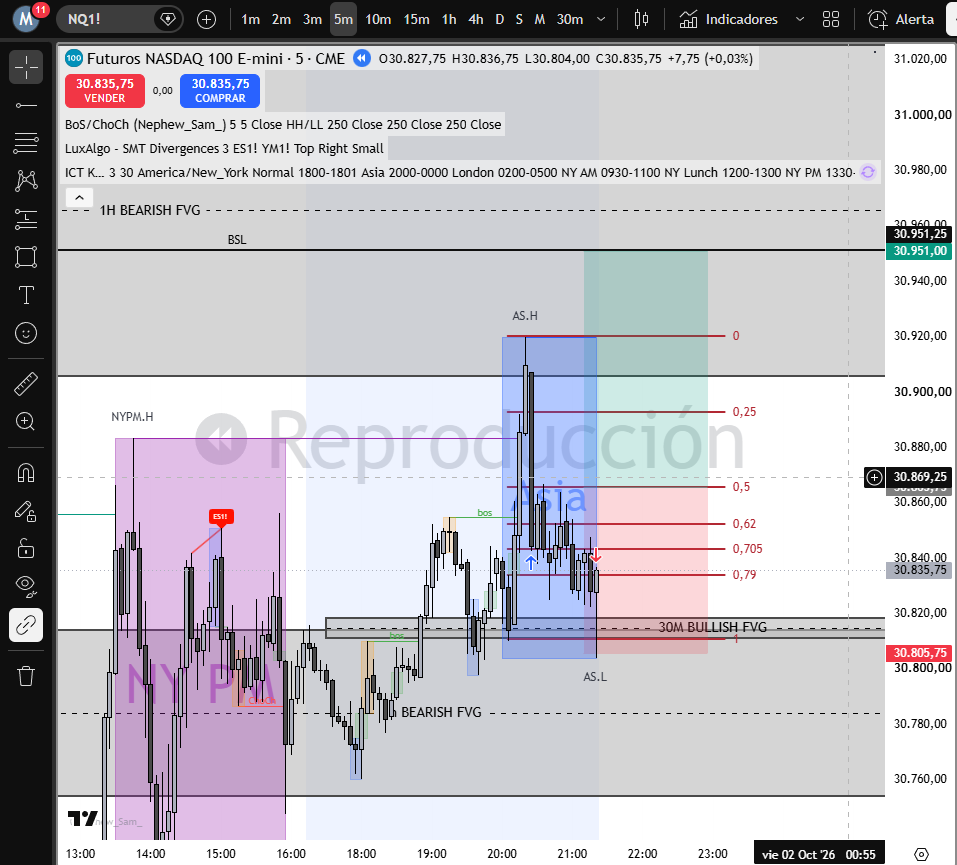
#> input picture docs/capturas_prueba/nq_5m_oct.png, 957 x 865 px, found by its file name
$ python colores_velas.py --imagen docs/capturas_prueba/nq_5m_oct.png
#> lines starting #> are read from the running program, lines starting #| are printed output that depends on the picture; after the words box and inside, x2 and y2 are one past the last pixel; in counts of white or black regions, pixels touching at a corner belong together
### tools/recorta_grafico.py
# -*- coding: utf-8 -*-
"""¿Por dónde hay que recortar una captura, sin preguntarle nada al cliente?

    python3 tools/recorta_grafico.py --imagen docs/capturas_prueba/mnq_5m.png

🔴 NO TOCA EL ANALIZADOR. Vive en tools/, no lo importa la app.

═══ QUÉ RESUELVE ═══
La regla de las 8 milésimas (ver CLAUDE.md): Gemini solo separa una vela de su
vecina si esa vela ocupa **más de ~8 milésimas del ancho de lo que le mandas**,
o sea si en la imagen caben menos de ~125 velas. La captura del dueño traía 255
y cada caja se comía dos o tres.

El arreglo NO es pedirle al cliente que acerque el gráfico — es **recortar
nosotros**. Pero para recortar hay que saber dos cosas que nadie nos dice: dónde
está el panel de velas y cuánto mide una vela. Las dos salen de la imagen.

🔑 **LA SEÑAL SON LOS BORDES VERTICALES, NO LA TINTA.** Contar "píxeles que no
son fondo" por columna no sirve en un gráfico entero: el fondo cambia también a
lo ANCHO (bandas de killzone, cajas de fib, sombreados), y la máscara sale
saturada — medido, daba 424 de 424 filas en todas las columnas. En cambio el
**cambio de color entre una columna y la siguiente** no depende de qué fondo
haya: el borde izquierdo y el derecho de cada cuerpo lo producen igual sobre
blanco, sobre negro o sobre un teal translúcido.

🔑 **EL PASO SE MIDE POR PERIODICIDAD, CON DESPLAZAMIENTOS FRACCIONARIOS.** Un
gráfico de velas es lo más regular que hay, así que se busca cada cuántas
columnas el perfil de bordes se parece a sí mismo. ⚠️ Y hay que permitir
**medios píxeles**: en la captura del MES el paso real es 5,5 y con lags enteros
el ganador salía 11 — el DOBLE, que habría hecho recortes con la mitad de velas
de las debidas. Por eso, tras encontrar el mejor, se prueba **la mitad**, y la
mitad de esa, mientras siga correlacionando casi igual de bien.

Medido sobre las tres capturas reales del dueño: 5,62 (real 5,5) · 8,25 (real 8)
· 10,50 (real 10,5).

🔑 **EL PANEL SE ENCUENTRA CON LA MISMA MEDIDA.** El eje de precios de la
derecha, la barra de herramientas y el eje de tiempo tienen bordes, pero **no
laten al paso de las velas**. Se recorre la imagen por ventanas y se conservan
las que sí. Nada de coordenadas fijas: cada cliente tiene su plataforma, su
resolución y sus barras.
"""
from __future__ import print_function

import argparse

import numpy as np
from PIL import Image

# Velas por recorte. Por debajo de ~125 el modelo las separa (regla de las 8
# milésimas); 80 deja margen porque el recorte no es exacto al píxel.
MAX_VELAS = 80
# Paso mínimo y máximo creíble entre velas, en píxeles.
PASO_MIN, PASO_MAX = 3.0, 40.0
# Cuánto tiene que cambiar el color entre dos columnas para contar como borde.
UMBRAL_BORDE = 60
# La mitad de un paso se acepta como paso verdadero si correlaciona al menos
# así de bien respecto del ganador. Con 0.80 se colaba un tercio espurio.
UMBRAL_MITAD = 0.85
# Cuánto tiene que hundirse la correlación ENTRE la mitad y el candidato para
# creer que son fundamental y armónica. Si no baja de esto, es una meseta.
UMBRAL_VALLE = 0.75
# Fuerza mínima del latido para dar una ventana por "panel de velas".
# ⚠️ Medido sobre las tres capturas: DENTRO del panel el latido baila entre 0,08
# y 0,58 (una ventana puede caer en un tramo lateral, con velas casi iguales, y
# hundirse); FUERA cae a 0,00 o negativo. Con 0,25 la cadena se partía y el
# panel salía a un tercio de su tamaño. El corte va bajo y se toleran huecos.
LATIDO_MIN = 0.10
# Fracción de la densidad máxima de bordes para que una ventana cuente como
# parte del panel de velas.
# ⚠️ Se eligió PASÁNDOSE, no quedándose corto. Medido en las cuatro capturas:
# con 0,25 el panel de la MNQ se cortaba y perdía ~56 velas reales; con 0,20 el
# de la del OTE se pasa 330 px hacia la zona vacía. Pasarse cuesta UNA llamada
# de más sobre un trozo sin velas, de la que el modelo devuelve poco o nada y
# que el juntado descarta solo. Quedarse corto pierde velas, y una vela que no
# está no se puede recuperar después.
DENSIDAD_MIN = 0.20
HUECOS = 1
VENTANA = 160
BANDA = 40


def perfil_bordes(a, y0=None, y1=None):
    """Cuántos cambios de color hay entre cada columna y la siguiente."""
    H = a.shape[0]
    if y0 is None:
        y0, y1 = int(H * 0.20), int(H * 0.90)
    z = a[y0:y1]
    return (np.abs(z[:, 1:] - z[:, :-1]).sum(2) > UMBRAL_BORDE).sum(0).astype(float)


# [17 lines left out: function _latido, not called in this run]


def _arranques(z, min_run):
    """Donde empieza cada trozo de vela en una franja horizontal.

    Una columna "tiene vela" si trae un trozo VERTICAL de al menos `min_run`
    pixeles distintos del fondo. Asi una punteada horizontal —un pixel suelto—
    no cuenta, que es lo que contamino tres medidas caseras el 13-sep.
    """
    pl = z.reshape(-1, 3)
    v, n = np.unique(pl[:, 0] * 65536 + pl[:, 1] * 256 + pl[:, 2],
                     return_counts=True)
    c = int(v[n.argmax()])
    fondo = np.array([c >> 16, (c >> 8) & 255, c & 255])
    tinta = np.abs(z - fondo).sum(2) > 60
    runs = np.zeros(tinta.shape[1], int)
    cur = np.zeros(tinta.shape[1], int)
    for fila in tinta:
        cur = np.where(fila, cur + 1, 0)
        runs = np.maximum(runs, cur)
    hay = runs >= min_run
    if hay.mean() > 0.95 or hay.mean() < 0.05:
        return None            # todo lleno o todo vacio: esa franja no sirve
    arr = np.array([i for i in range(len(hay))
                    if hay[i] and (i == 0 or not hay[i - 1])], float)
    return arr if len(arr) >= 6 else None


def _corte_bimodal(todas):
    """Donde separar "trozos de la misma vela" de "velas distintas".

    🔴 POR QUE HACE FALTA. Una vela HUECA —en las laminas del banco; las
    capturas del dueno son de velas rellenas con borde— deja TRES trozos de
    tinta: borde izquierdo, mecha del centro y borde derecho, porque el interior
    del cuerpo es fondo. Contando de trozo a trozo, el paso salia un TERCIO del
    real. Medido: de 27 laminas mal, las 27 tenian velas huecas.

    🔑 Dentro de una vela los trozos van MUY juntos y entre velas hay un salto
    mayor, asi que las distancias son bimodales. El corte se busca donde mas se
    separan los valores que DE VERDAD se repiten (los sueltos son ruido).

    ⛔ Se probo taparlo por pixeles —rellenar el hueco corto si sus columnas
    tenian algo de tinta— y el banco dijo que EMPEORA (53/80 -> 43/80): una
    punteada o la rejilla meten tinta en el hueco de ENTRE velas y las funde.
    Agrupar por distancias no mira la tinta, solo la geometria, y por eso no se
    deja enganar por lo que haya pintado de fondo.
    """
    vals, cnt = np.unique(todas, return_counts=True)
    usados = vals[cnt >= max(2, int(0.1 * cnt.max()))]
    if len(usados) < 2:
        return None
    saltos = np.diff(usados)
    k = int(saltos.argmax())
    return (usados[k] + usados[k + 1]) / 2.0 if saltos[k] >= 2 else None


def _junta(arr, corte):
    """Los trozos de una franja, agrupados en velas."""
    if corte is None:
        return arr
    g = [arr[0]]
    for i in range(1, len(arr)):
        if arr[i] - arr[i - 1] > corte:
            g.append(arr[i])
    return np.array(g, float)


def paso_por_huecos(a, x0, x1, y0=None, y1=None, min_run=3, franjas=9,
                    devuelve=False):
    """El paso entre velas, contando de una a la siguiente. Sin periodicidad.

    🔑 Es lo que hace una persona: ver donde empieza cada vela y medir hasta la
    siguiente. El metodo viejo (`paso_velas`) lo hacia por periodicidad y luego
    BAJABA A LA MITAD mientras el parecido aguantara, que en una senal de peine
    es la direccion equivocada: si las velas van cada 7, doblar sobre 3,5 encaja
    igual de bien. De ahi salia 3,25 donde el paso real era 8.

    🔴 SE JUNTAN TODAS LAS FRANJAS, NO SE ELIGE UNA. Antes ganaba la franja con
    la moda mas clara, y esa eleccion era el punto fragil de todo: en
    `mnq_5m_zoom` gano una con CATORCE manchas en 1574 px —distancias de 32, 57,
    184, 329— que no eran velas de ninguna clase, y el paso salio 10,69 en vez
    de 10,50. El numero no era impreciso: venia de otra cosa.
    🔑 Una franja sin velas da distancias cualesquiera, distintas en cada
    franja; el paso de verdad sale IGUAL en todas las que tocan velas. Asi que
    se echan todas a un mismo saco y gana lo que se repite. Sin elecciones que
    puedan salir mal.

    ⚠️ Va por franjas porque `panel()` devuelve la altura ENTERA a proposito
    (para no cortar velas), y con la barra de herramientas y el eje de tiempo
    dentro, "esta columna tiene vela" sale que si en el 100% de las columnas.
    """
    H = a.shape[0]
    if y0 is None:
        y0, y1 = 0, H - 1
    alto = y1 - y0 + 1
    crudos = []
    for k in range(franjas):
        for frac in (0.5, 0.3, 0.2):
            h = int(alto * frac)
            ini = y0 + int(k * (alto - h) / max(1, franjas - 1))
            arr = _arranques(a[ini:ini + h, x0:x1 + 1], min_run)
            if arr is not None:
                crudos.append(arr)
    if not crudos:
        return (None, 0.0, None) if devuelve else (None, 0.0)

    def saco(lista):
        d = []
        for arr in lista:
            x = np.diff(arr)
            x = x[(x >= 2) & (x <= 60)]
            if len(x):
                d.append(x)
        return np.concatenate(d) if d else None

    todas = saco(crudos)
    if todas is None or len(todas) < 5:
        return (None, 0.0, None) if devuelve else (None, 0.0)
    # 🔴 EL CORTE SE CALCULA FRANJA POR FRANJA, Y LA MODA SOBRE EL SACO COMUN.
    #    Las dos cosas por separado y en ese orden. Calcular el corte sobre el
    #    saco junto lo rompe: cada franja tiene su propio ruido, y el salto mas
    #    grande del histograma mezclado cae en cualquier sitio — salieron pasos
    #    de 45, 29 y 18 px donde los reales son 6,7, 5,5 y 7,4.
    #    Agrupar es una decision LOCAL (que trozos son de la misma vela, en esta
    #    franja); quedarse con lo que se repite es una decision GLOBAL.
    velas = []
    for arr in crudos:
        x = np.diff(arr)
        x = x[(x >= 2) & (x <= 60)]
        if len(x) < 5:
            continue
        g = _junta(arr, _corte_bimodal(x))
        if len(g) >= 6:
            velas.append(g)
    juntas = saco(velas) if velas else None
    if juntas is None or len(juntas) < 5:
        juntas, velas = todas, crudos
    vg, cg = np.unique(juntas, return_counts=True)
    m = float(vg[cg.argmax()])
    cerca = juntas[np.abs(juntas - m) <= 1]
    base = float(cerca.mean())
    conf = float(len(cerca)) / len(juntas)
    # 🔴 PARA AFINAR SE ELIGE LA FRANJA QUE MEJOR CONCUERDA CON EL PASO, no la
    #    que mas arranques tiene. Cogia `max(velas, key=len)` — o sea la mas
    #    POBLADA, que es la mas RUIDOSA: en `mnq_5m_zoom` daba 188 arranques con
    #    distancias de 3, 4, 5, 7 y 9 px sobre un paso real de 10,5. Eso no son
    #    velas, son trozos, y ajustar la recta sobre ellos devolvia 10,69.
    # 🔑 El paso ya lo decidio el saco comun; ahora solo hay que afinarlo sobre
    #    la franja que mas de acuerdo esta con el, que es la que de verdad ve
    #    velas enteras.
    def _acuerdo(g):
        x = np.diff(g)
        x = x[(x >= 2) & (x <= 60)]
        if len(x) < 5:
            return -1.0
        return float((np.abs(x - base) <= 1).mean())
    arr = max(velas, key=_acuerdo)
    fino = _afina_sobre(arr, base)
    if devuelve:
        return fino, conf, arr
    return fino, conf


def _afina_sobre(arr, base):
    """Ajusta `x = origen + k * paso` sobre los arranques de vela, por minimos
    cuadrados, para que el error NO se acumule a lo largo del panel.

    🔴 Hace falta porque la moda da un paso aproximado —10,68 donde el real es
    10,50— y ese 0,18 px parece inofensivo pero se ACUMULA: sobre 46 velas son
    8 px, casi una vela entera, y eso movia el BOS de x=886, el unico hecho de
    toda la cadena verificado contra una fuente independiente.

    ⚠️ Se descartan los arranques que no caen cerca de una ranura (dos velas
    pegadas que salieron como una sola racha), o el ajuste lo arrastran ellos.
    """
    if arr is None or len(arr) < 6 or not base or base < 2.5:
        return base
    paso = float(base)
    for _ in range(5):
        k = np.round((arr - arr[0]) / paso)
        cerca = np.abs(arr - (arr[0] + k * paso)) <= paso * 0.25
        if cerca.sum() < 5:
            break
        A = np.vstack([k[cerca], np.ones(int(cerca.sum()))]).T
        sol, *_ = np.linalg.lstsq(A, arr[cerca], rcond=None)
        if not (2.5 <= sol[0] <= 60):
            break
        paso = float(sol[0])
    return paso


# [85 lines left out: functions _elige, paso_velas, not called in this run]


def _racha(marcas, huecos):
    """La racha más larga de `True`, tolerando `huecos` falsos seguidos."""
    mejor = None
    i = 0
    n = len(marcas)
    while i < n:
        if not marcas[i]:
            i += 1
            continue
        j = i
        k = i
        fallos = 0
        while j < n:
            if marcas[j]:
                k = j
                fallos = 0
            else:
                fallos += 1
                if fallos > huecos:
                    break
            j += 1
        if mejor is None or k - i > mejor[1] - mejor[0]:
            mejor = (i, k)
        i = j + 1
    return mejor


def panel(ruta):
    """(x0, x1, y0, y1) del panel de velas, y el paso entre velas."""
    a = np.asarray(Image.open(ruta).convert('RGB')).astype(int)
    H, W, _ = a.shape
    perfil = perfil_bordes(a)
    # 🔴 EL PANEL SE ACOTA POR DENSIDAD DE BORDES, NO POR PERIODICIDAD.
    # Se probó con periodicidad y falla: una LÍNEA DISCONTINUA también es
    # periódica. En la captura del OTE, las ventanas de la zona vacía de la
    # derecha —solo cajas grises, fibs y punteadas— daban latidos de 0,48 y 0,68,
    # más altos que los de varias ventanas con velas de verdad, y el panel salió
    # en x 240-1440 cuando las velas están en 0-780.
    # 🔑 Lo que sí las separa es CUÁNTA tinta de borde hay: una vela es alta, así
    # que aporta decenas de cambios por columna; una raya aporta uno o dos.
    # Medido en esa captura: 8,6 a 38 donde hay velas, 0,7 a 4 donde no.
    paso_v = VENTANA // 2
    dens = [perfil[x:x + VENTANA].mean()
            for x in range(0, max(1, len(perfil) - VENTANA), paso_v)]
    tope = max(dens) if dens else 0.0
    marcas = [d >= DENSIDAD_MIN * tope for d in dens]
    tramo = _racha(marcas, HUECOS)
    if not tramo:
        return None
    x0 = tramo[0] * paso_v
    x1 = min(W, tramo[1] * paso_v + VENTANA)

    # 🔑 EL PASO SE MIDE AHORA, DENTRO DEL PANEL, Y NO ANTES. El orden importa
    # mas de lo que parece: el panel se acota por DENSIDAD de bordes, que no
    # necesita saber el paso, asi que no hay circularidad — y medir el paso
    # sobre la imagen entera metia el eje de precios y las barras dentro de la
    # cuenta, que es justo lo que impedia afinarlo (10,69 donde el real es
    # 10,50, y ese 0,19 acumulado sobre 46 velas mueve la rejilla casi una vela).
    # 🔴 `paso_por_huecos` cuenta de una vela a la siguiente; `paso_velas` lo
    # hacia por periodicidad y BAJABA A LA MITAD mientras el parecido aguantara,
    # que en una senal de peine es la direccion equivocada (si van cada 7,
    # doblar sobre 3,5 encaja igual de bien). Medido en el banco: 18 de 80
    # contra 54 de 80. El viejo se queda de reserva.
    paso = paso_por_huecos(a, int(x0), int(x1))[0]
    fuerza = 0.0
    if not paso:
        paso, fuerza = paso_velas(perfil[int(x0):int(x1) + 1])
    if not paso:
        return None

    # 🔴 EL ALTO NO SE RECORTA, A PROPÓSITO. Se probó detectarlo con la misma
    # medida de periodicidad por bandas horizontales, y en la captura zoomeada
    # devolvía y=240-640 sobre un panel que va de 200 a 800: **cortaba velas por
    # arriba y por abajo**, y una vela cortada se mide mal — que es justo el
    # fallo que llevamos días persiguiendo.
    # Y no hace falta: la regla de las 8 milésimas es sobre el ANCHO. Recortar
    # a lo alto no aporta nada y solo puede quitar información. La barra de
    # herramientas y el eje de tiempo se quedan dentro; medido sobre la captura
    # del MES, el modelo no encajonó ni un icono ni una etiqueta.
    y0, y1 = 0, H
    return {'x0': int(x0), 'x1': int(x1), 'y0': y0, 'y1': y1,
            'paso': round(paso, 2), 'fuerza': round(fuerza, 3),
            'velas': int((x1 - x0) / paso)}


# [25 lines left out: function tiras, not called in this run]


# [18 lines that do not run on import are left out]

### tools/colores_velas.py
# -*- coding: utf-8 -*-
"""DE QUÉ COLOR SON LAS VELAS DE ESTA CAPTURA. Se mide, no se opina.

    python3 tools/colores_velas.py --imagen docs/capturas_prueba/nq_5m_oct.png

🔴 POR QUÉ EXISTE, Y ES UNA REGLA DE CONDUCTA, NO UNA UTILIDAD.
El dueño ha tenido que corregirme **más de cinco veces, a lo largo de meses**,
la misma afirmación: *"mis velas NO son huecas"*. Cada vez la acepté, cada vez
la arreglé, y a las pocas semanas —con una captura nueva— volví a escribir que
eran huecas. Sus palabras: *"eres como un laberinto sin salida"*. Tiene razón:
el fallo no es de análisis, es de **método**. Yo miraba un corte de píxeles, veía
un interior más claro que el borde y lo llamaba "hueco" sin comprobar nada.

🔑 LA REGLA: **NUNCA se afirma nada sobre el color, el relleno o la forma de las
velas de una captura sin haber corrido ESTE programa y pegado su salida.** Si no
se ha corrido, no se dice. Ni "parecen huecas", ni "el interior es el fondo", ni
"son de dos colores". Nada.

═══ LO QUE DE VERDAD PASABA (medido el 17-oct sobre `nq_5m_oct.png`) ═══
Sus velas son **gris claro** (alcistas) y **negro/gris oscuro** (bajistas), las
dos RELLENAS, con un borde negro de 1 px. Lo que yo leía como "interior hueco"
era el relleno gris claro de una vela alcista.

🔴 Y AQUÍ ESTÁ LA TRAMPA DE VERDAD, que explica por qué esto reincide: en esa
captura **la caja de sesión de NY PM está pintada en EXACTAMENTE el mismo RGB
que su vela alcista** — `(206,208,213)` las dos. No se parecen: son el mismo
número. Así que *ninguna regla basada en el color puede separarlas*, y cualquier
intento de decidir "esto es fondo" mirando la paleta global va a borrarle las
velas alcistas o a tragarse la caja. Lo que las separa es la FORMA: la vela son
tiras de 3-5 px de ancho con borde negro; la caja es una mancha de 293 px.

Por eso este programa mide el ANCHO de cada mancha de color dentro del panel, y
no su frecuencia. Un color que solo aparece en tiras estrechas es vela; uno que
alguna vez forma una mancha ancha es (también) fondo.
"""
from __future__ import print_function

import argparse
import collections
import os
import sys

import numpy as np
from PIL import Image

RAIZ = os.path.dirname(os.path.dirname(os.path.abspath(__file__)))
sys.path.insert(0, os.path.join(RAIZ, 'tools'))

# Un cuerpo de vela nunca es más ancho que esto en una captura normal.
MAX_ANCHO_VELA = 20
# Por debajo de esta fracción del panel un color no merece línea en el informe.
MIN_FRAC = 0.004


def anchos_de(mask):
    """Los anchos de las rachas horizontales de ese color, fila a fila."""
    out = []
    for fila in mask:
        run = 0
        for v in fila:
            if v:
                run += 1
            elif run:
                out.append(run)
                run = 0
        if run:
            out.append(run)
    return out


def analiza(ruta, x0=None, x1=None, y0=None, y1=None):
#> called with ruta = 'docs/capturas_prueba/nq_5m_oct.png'
    a = np.asarray(Image.open(ruta).convert('RGB')).astype(int)
    H, W, _ = a.shape
    if x1 is None:
        try:
            import recorta_grafico as RG
            p = RG.panel(ruta)
#> in perfil_bordes, `z = a[y0:y1]`:
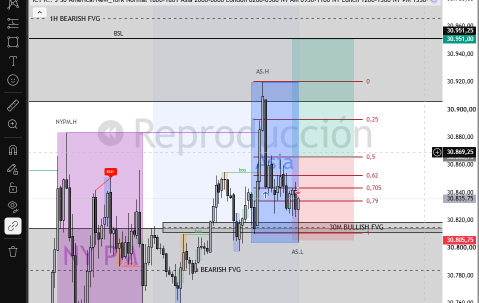
#> z: shape (605, 957, 3) int64 (shown at 1/2 size); mean R, G, B 198, 195.9, 203.8
#> in panel, `perfil = perfil_bordes(a)`: perfil = 956 values, max 605 at index 51, min 0 at index 0, mean 40.74
#> in panel, `dens = [perfil[x:x + VENTANA].mean() for x in range(0, max(1, len(perf..`: dens = [52.89, 54.06, 50.16, 38.89, 33.23, 49.23, 44.89, 21.46, 15.44, 13.94]
#> in panel, `tope = max(dens) if dens else 0.0`: tope = 54.06
#> in panel, `marcas = [d >= DENSIDAD_MIN * tope for d in dens]`: marcas = [True, True, True, True, True, True, True, True, True, True]
#> in _racha, `n = len(marcas)`: n = 10
#> the loop in _racha, `while i < n:` made 1 pass
#> mejor on pass 1: (0, 9)
#> in panel, `tramo = _racha(marcas, HUECOS)`: tramo = (0, 9)
#> in panel, `x0 = tramo[0] * paso_v`: x0 = 0
#> in panel, `x1 = min(W, tramo[1] * paso_v + VENTANA)`: x1 = 880
#> the loop in paso_por_huecos, `for k in range(franjas):` made 9 passes
#> pass 1, in _arranques, `tinta = np.abs(z - fondo).sum(2) > 60`:
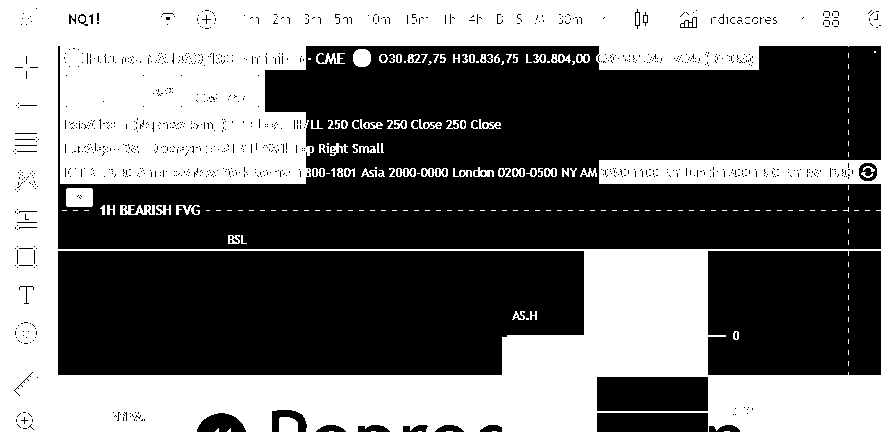
#> tinta: shape (432, 881) bool; 44% white; 192 white regions (114 under 20 px), largest, box (x1, y1, x2, y2) and area: (0, 0, 881, 432) 155549, (599, 160, 881, 184) 6228, (66, 188, 93, 207) 503
#> pass 1, in _arranques (call 2), `tinta = np.abs(z - fondo).sum(2) > 60`:
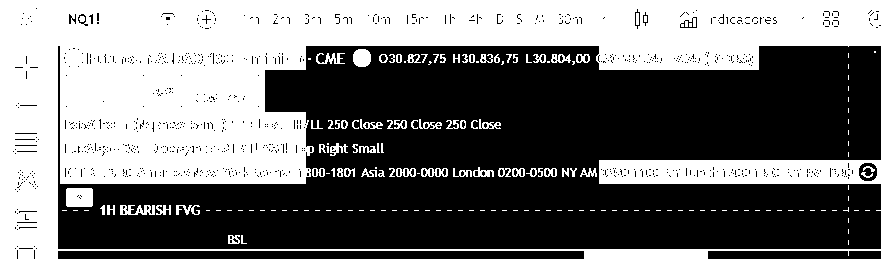
#> tinta: shape (259, 881) bool; 44.2% white; 169 white regions (95 under 20 px), largest, box (x1, y1, x2, y2) and area: (0, 0, 881, 259) 89328, (599, 160, 881, 184) 6228, (66, 188, 93, 207) 503
#> after the loop in paso_por_huecos, `for k in range(franjas):`: crudos = 4 items
#> the loop in saco, `for arr in lista:` made 4 passes
#> x on pass 4: [47, 45, 21, 6, 24, 11, 13, 3, 16]
#> (the rest of the program and of its run is left out)
